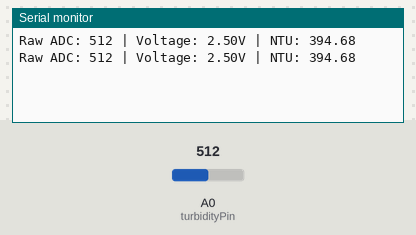
Bench run of a sketch on a simulated Arduino Uno, built with avr-gcc and run on an emulated ATmega328P. On the bench: the last lines printed to the serial monitor. The inputs (shaded band) are chosen by the test bench; at power-on: A0 (turbidityPin) = 512.

Above: at 1.8 s.
1.9 s: A0 (turbidityPin) set to 716
At 2.8 s:
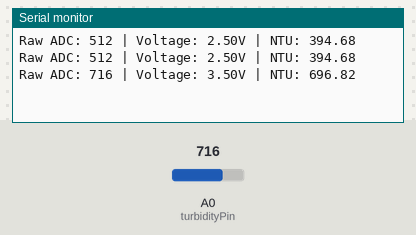
3.4 s: A0 (turbidityPin) set to 900
At 4.8 s:
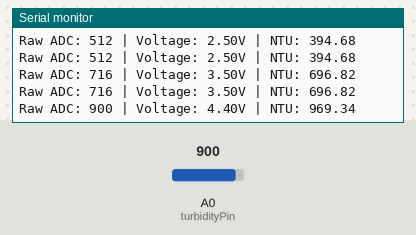
Timing chart, 0 to 6.4 s (numbered marks = the images above; inputs shaded):
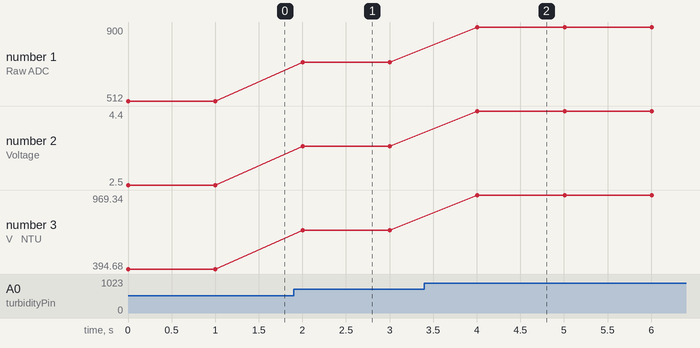

Measured:
- after the input at 1.9 s, the serial monitor: prints a new line after 0.10 s (image 1)
- after the input at 3.4 s, the serial monitor: prints a new line after 0.61 s (image 2)
- plotted number 1: 512 → 716 after the input at 1.9 s, 716 → 900 after the input at 3.4 s
- plotted number 2: 2.5 → 3.5 after the input at 1.9 s, 3.5 → 4.4 after the input at 3.4 s
- plotted number 3: 394.68 → 696.82 after the input at 1.9 s, 696.82 → 969.34 after the input at 3.4 s

The sketch:

TestTurbidityCode2.0.ino
```cpp
const int turbidityPin = A0; // Analog pin connected to sensor

void setup() {
  Serial.begin(9600);
  // No need for analogReadResolution() (Yun uses 10-bit ADC by default)
}

void loop() {
  int rawValue = analogRead(turbidityPin); // Range: 0–1023

  // Convert ADC value to voltage (Yun uses 5V reference)
  float voltage = rawValue * (5.0 / 1023.0);

  // Convert voltage to NTU (calibration required)
  float ntu = mapVoltageToNTU(voltage); // Replace with your calibration

  Serial.print("Raw ADC: "); Serial.print(rawValue);
  Serial.print(" | Voltage: "); Serial.print(voltage, 2);
  Serial.print("V | NTU: "); Serial.println(ntu);
  delay(1000);
}

// Custom calibration function (adjust based on your sensor)
float mapVoltageToNTU(float voltage) {
  // Example calibration:
  // Clean water (0 NTU) might read ~1.2V
  // High turbidity (1000 NTU) might read ~4.5V
  return (voltage - 1.2) * (1000 / (4.5 - 1.2)); // Linear approximation
}
```
